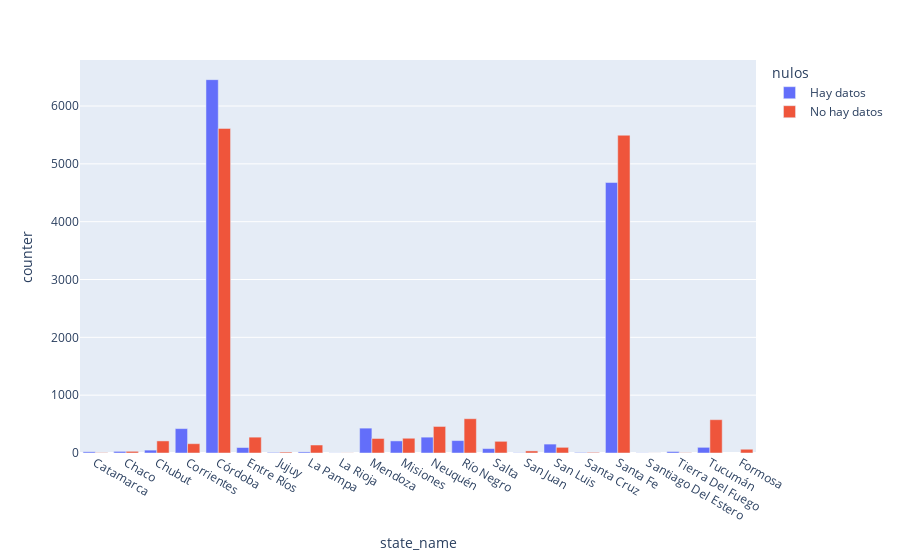

The cell this chart's notebook holds for it:
### Markdown cell above
# # Graficamente la proporción entre nulos y no nulos

### Code cell
fig = px.bar(provincias_group1, x="state_name", y="counter",
             color='nulos', barmode='group',
             height=400)
fig.show()

### Figure 1 — Plotly figure (JSON) as saved in the notebook; plotly's stock layout.template omitted (floating-point values rounded to 4 significant figures)
{"data": [{"alignmentgroup": "True", "hovertemplate": "nulos=Hay datos<br>state_name=%{x}<br>counter=%{y}<extra></extra>", "legendgroup": "Hay datos", "marker": {"color": "#636efa"}, "name": "Hay datos", "offsetgroup": "Hay datos", "orientation": "v", "showlegend": true, "textposition": "auto", "type": "bar", "x": ["Catamarca", "Chaco", "Chubut", "Corrientes", "Córdoba", "Entre Ríos", "Jujuy", "La Pampa", "La Rioja", "Mendoza", "Misiones", "Neuquén", "Río Negro", "Salta", "San Juan", "San Luis", "Santa Cruz", "Santa Fe", "Santiago Del Estero", "Tierra Del Fuego", "Tucumán"], "xaxis": "x", "y": [21, 28, 50, 422, 6456, 95, 10, 19, 2, 430, 209, 274, 215, 76, 4, 154, 9, 4677, 3, 26, 98], "yaxis": "y"}, {"alignmentgroup": "True", "hovertemplate": "nulos=No hay datos<br>state_name=%{x}<br>counter=%{y}<extra></extra>", "legendgroup": "No hay datos", "marker": {"color": "#EF553B"}, "name": "No hay datos", "offsetgroup": "No hay datos", "orientation": "v", "showlegend": true, "textposition": "auto", "type": "bar", "x": ["Catamarca", "Chaco", "Chubut", "Corrientes", "Córdoba", "Entre Ríos", "Formosa", "Jujuy", "La Pampa", "La Rioja", "Mendoza", "Misiones", "Neuquén", "Río Negro", "Salta", "San Juan", "San Luis", "Santa Cruz", "Santa Fe", "Santiago Del Estero", "Tierra Del Fuego", "Tucumán"], "xaxis": "x", "y": [6, 29, 209, 161, 5613, 274, 65, 16, 138, 2, 251, 255, 459, 593, 202, 36, 98, 11, 5495, 1, 5, 576], "yaxis": "y"}], "layout": {"autosize": true, "barmode": "group", "legend": {"title": {"text": "nulos"}, "tracegroupgap": 0}, "margin": {"t": 60}, "xaxis": {"anchor": "y", "autorange": true, "domain": [0, 1], "range": [-0.5, 21.5], "title": {"text": "state_name"}, "type": "category"}, "yaxis": {"anchor": "x", "autorange": true, "domain": [0, 1], "range": [0, 6796.0], "title": {"text": "counter"}, "type": "linear"}}}
